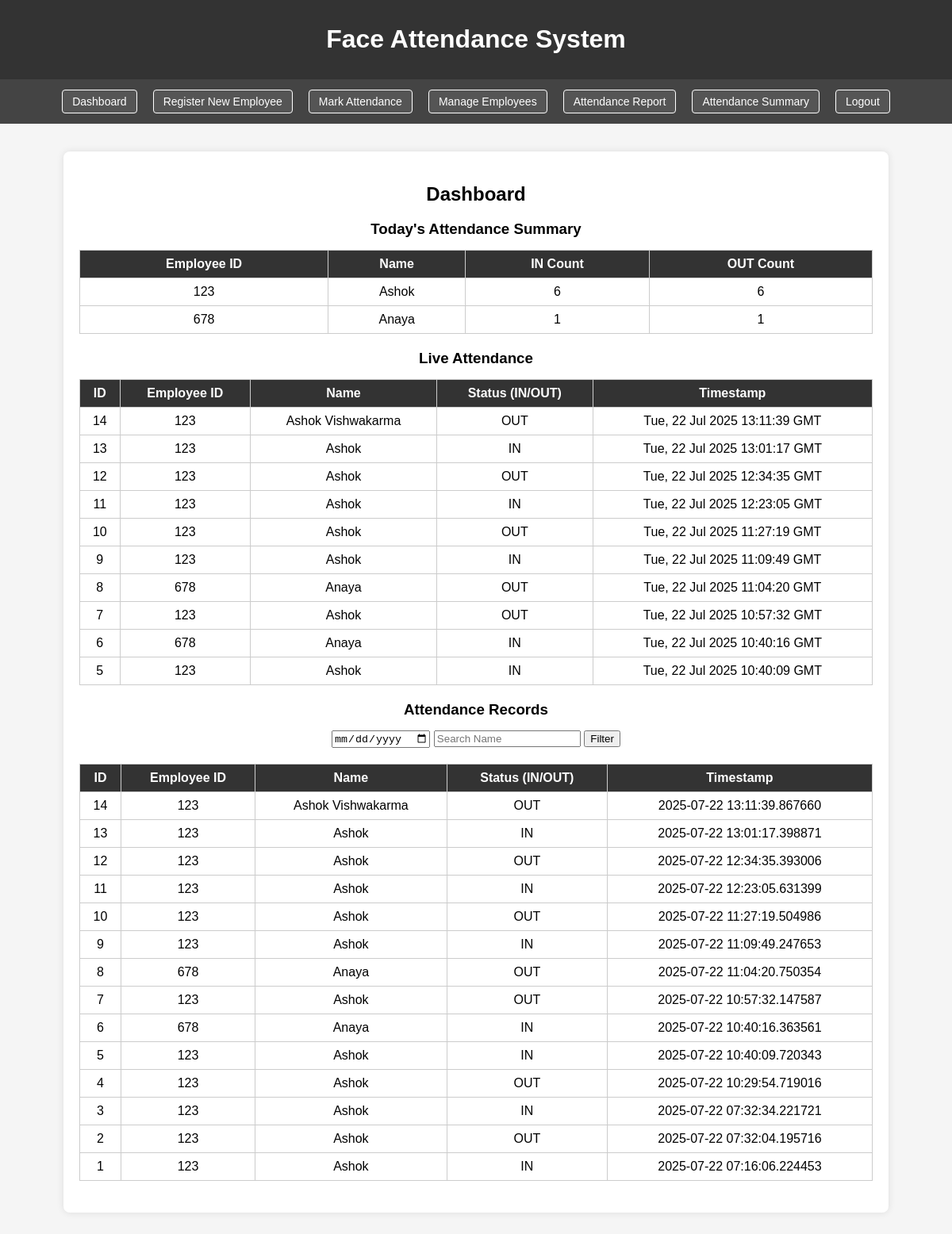
/dashboard (signed in), run on the app's committed database.
### app.py (models this page shows)
class Attendance(db.Model):
    id = db.Column(db.Integer, primary_key=True)
    name = db.Column(db.String(100), nullable=False)  # "ID - Name"
    employee_id = db.Column(db.String(20), nullable=False)
    status = db.Column(db.String(10), nullable=False)  # "IN" or "OUT"
    timestamp = db.Column(db.DateTime, default=datetime.utcnow, nullable=False)

### app.py (the view)
@app.route('/dashboard')
def dashboard():
    if not session.get('admin_logged_in'):
        return redirect(url_for('login'))
    date_filter = request.args.get('date')
    name_filter = request.args.get('name')
    query = Attendance.query
    if date_filter:
        query = query.filter(Attendance.timestamp.like(f"{date_filter}%"))
    if name_filter:
        query = query.filter(Attendance.name.contains(name_filter))
    records = query.order_by(Attendance.timestamp.desc()).all()
    today = datetime.now().strftime('%Y-%m-%d')
    today_records = Attendance.query.filter(Attendance.timestamp.like(f"{today}%")).all()
    summary = {}
    for rec in today_records:
        if rec.employee_id not in summary:
            summary[rec.employee_id] = {
                'employee_id': rec.employee_id,
                'name': rec.name,
                'in_count': 0,
                'out_count': 0
            }
        if rec.status == 'IN':
            summary[rec.employee_id]['in_count'] += 1
        elif rec.status == 'OUT':
            summary[rec.employee_id]['out_count'] += 1
    today_summary = list(summary.values())
    return render_template('dashboard.html',
                           records=records,
                           date_filter=date_filter or '',
                           name_filter=name_filter or '',
                           today_summary=today_summary)

### app.py (called while the page is built)
@app.context_processor
def inject_os():
    return dict(os=os)

### templates/dashboard.html (shortened to what this page needs)
{% extends "base.html" %}
{% block content %}
<div class="dashboard-container">
  <h2>Dashboard</h2>
  <h3>Today's Attendance Summary</h3>
  <table>
    <thead>
      <tr>
        <th>Employee ID</th>
        <th>Name</th>
        <th>IN Count</th>
        <th>OUT Count</th>
      </tr>
    </thead>
    <tbody>
      {% if today_summary %}
        {% for emp in today_summary %}
        <tr>
          <td data-label="Employee ID">{{ emp.employee_id }}</td>
          <td data-label="Name">{{ emp.name }}</td>
          <td data-label="IN Count">{{ emp.in_count }}</td>
          <td data-label="OUT Count">{{ emp.out_count }}</td>
        </tr>
        {% endfor %}
      {% else %}
        <tr><td colspan="4">No attendance records for today.</td></tr>
      {% endif %}
    </tbody>
  </table>
  <h3>Live Attendance</h3>
  <table id="live-attendance">
    <thead>
      <tr>
        <th>ID</th>
        <th>Employee ID</th>
        <th>Name</th>
        <th>Status (IN/OUT)</th>
        <th>Timestamp</th>
      </tr>
    </thead>
    <tbody>
    </tbody>
  </table>
  <h3>Attendance Records</h3>
  <form method="get" action="{{ url_for('dashboard') }}" style="margin-bottom:20px; text-align:center;">
    <input type="date" name="date" value="{{ date_filter }}">
    <input type="text" name="name" placeholder="Search Name" value="{{ name_filter }}">
    <button type="submit">Filter</button>
  </form>
  <table>
    <thead>
      <tr>
        <th>ID</th>
        <th>Employee ID</th>
        <th>Name</th>
        <th>Status (IN/OUT)</th>
        <th>Timestamp</th>
      </tr>
    </thead>
    <tbody>
      {% if records %}
        {% for record in records %}
        <tr>
          <td data-label="ID">{{ record.id }}</td>
          <td data-label="Employee ID">{{ record.employee_id }}</td>
          <td data-label="Name">{{ record.name }}</td>
          <td data-label="Status">{{ record.status }}</td>
          <td data-label="Timestamp">{{ record.timestamp }}</td>
        </tr>
        {% endfor %}
      {% else %}
        <tr><td colspan="5">No records found.</td></tr>
      {% endif %}
    </tbody>
  </table>
</div>
{% endblock %}

### templates/base.html (style rules this page uses)
body { font-family: Arial, sans-serif; background: #f5f5f5; margin: 0; padding: 0; }

### templates/dashboard.html (style rules this page uses)
.dashboard-container { max-width: 1000px; margin: 20px auto; background: #fff; padding: 20px; border-radius: 8px; box-shadow: 0 0 10px rgba(0, 0, 0, 0.1); }
table { width: 100%; border-collapse: collapse; margin-bottom: 20px; }
th, td { border: 1px solid #ccc; padding: 8px; text-align: center; }
th { background: #333; color: #fff; }
h2, h3 { text-align: center; margin-bottom: 15px; }

### data on the page
Attendance: employee_id "123", name "Ashok", in_count "6", out_count "6", id "1", status "IN", timestamp "2025-07-22 07:16:06.224453"
Attendance: employee_id "678", name "Anaya", in_count "1", out_count "1", id "6", status "IN", timestamp "2025-07-22 10:40:16.363561"
Attendance: id "14", employee_id "123", name "Ashok Vishwakarma", status "OUT", timestamp "2025-07-22 13:11:39.867660"
Attendance: id "13", employee_id "123", name "Ashok", status "IN", timestamp "2025-07-22 13:01:17.398871"
Attendance: id "12", employee_id "123", name "Ashok", status "OUT", timestamp "2025-07-22 12:34:35.393006"
Attendance: id "11", employee_id "123", name "Ashok", status "IN", timestamp "2025-07-22 12:23:05.631399"
Attendance: id "10", employee_id "123", name "Ashok", status "OUT", timestamp "2025-07-22 11:27:19.504986"
Attendance: id "9", employee_id "123", name "Ashok", status "IN", timestamp "2025-07-22 11:09:49.247653"
Attendance: id "8", employee_id "678", name "Anaya", status "OUT", timestamp "2025-07-22 11:04:20.750354"
Attendance: id "7", employee_id "123", name "Ashok", status "OUT", timestamp "2025-07-22 10:57:32.147587"
Attendance: id "5", employee_id "123", name "Ashok", status "IN", timestamp "2025-07-22 10:40:09.720343"
Attendance: id "4", employee_id "123", name "Ashok", status "OUT", timestamp "2025-07-22 10:29:54.719016"
Attendance: id "3", employee_id "123", name "Ashok", status "IN", timestamp "2025-07-22 07:32:34.221721"
Attendance: id "2", employee_id "123", name "Ashok", status "OUT", timestamp "2025-07-22 07:32:04.195716"
